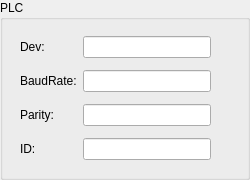
    <widget class="QGroupBox" name="groupBox_12">
     <property name="geometry">
      <rect>
       <x>40</x>
       <y>30</y>
       <width>250</width>
       <height>180</height>
      </rect>
     </property>
     <property name="title">
      <string>PLC</string>
     </property>
     <widget class="QWidget" name="gridLayoutWidget">
      <property name="geometry">
       <rect>
        <x>20</x>
        <y>30</y>
        <width>191</width>
        <height>136</height>
       </rect>
      </property>
      <layout class="QGridLayout" name="gridLayout_21">
       <item row="0" column="0">
        <widget class="QLabel" name="label_29">
         <property name="text">
          <string>Dev: </string>
         </property>
        </widget>
       </item>
       <item row="0" column="1">
        <widget class="QLineEdit" name="lineEdit_7"/>
       </item>
       <item row="1" column="1">
        <widget class="QLineEdit" name="lineEdit_11"/>
       </item>
       <item row="2" column="0">
        <widget class="QLabel" name="label_30">
         <property name="text">
          <string>Parity:</string>
         </property>
        </widget>
       </item>
       <item row="1" column="0">
        <widget class="QLabel" name="label_31">
         <property name="text">
          <string>BaudRate:</string>
         </property>
        </widget>
       </item>
       <item row="3" column="0">
        <widget class="QLabel" name="label_32">
         <property name="text">
          <string>ID:</string>
         </property>
        </widget>
       </item>
       <item row="2" column="1">
        <widget class="QLineEdit" name="lineEdit_12"/>
       </item>
       <item row="3" column="1">
        <widget class="QLineEdit" name="lineEdit_15"/>
       </item>
      </layout>
     </widget>
    </widget>
